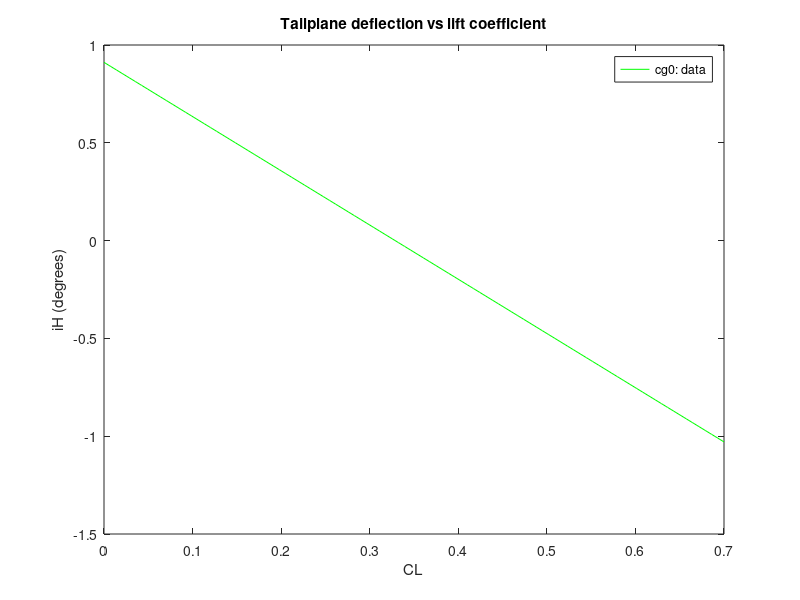

Write MATLAB code to recreate this figure.
%Q4 steady flight sim
x_zero_fuel = 10.14;
x_fuel_tank = 10.06;
rho_0 = 1.225;
s_ref = 73.73;
%cg 0
steady_flight_emptyANDpayload = (13434.8 + 1081.8) * 0.45359237;
steady_flight_cg0_fuel = [3376.50000000000	3371.10000000000	3364.40000000000	3330.80000000000 4042	4026	4005	3984]* 0.45359237;
steady_flight_cg0_weight = (steady_flight_emptyANDpayload  + steady_flight_cg0_fuel).* 9.81;
steady_flight_cg0_xCG =( (steady_flight_emptyANDpayload).*x_zero_fuel + steady_flight_cg0_fuel .*x_fuel_tank )./ (steady_flight_cg0_fuel + steady_flight_emptyANDpayload);

steady_flight_cg0_Vi = [181	156	105	315 220   180   160   140]./ 1.943844;
steady_flight_cg0_CL = (2.*steady_flight_cg0_weight)./(rho_0.*s_ref .* (steady_flight_cg0_Vi).^2);

steady_flight_cg0_iH = [0.3500   -0.1100   -1.4200    1.1400 0.6300    0.2300   -0.0300   -0.3000];
%cg -6
steady_flight_cgneg6_fuel = [4114.80000000000	4143	4132.10000000000	4126.10000000000 3930.10000000000	3916.80000000000	3904.40000000000	3890.40000000000]* 0.45359237;
steady_flight_cgneg6_weight = (steady_flight_emptyANDpayload  + steady_flight_cgneg6_fuel).* 9.81;
steady_flight_cgneg6_xCG =( (steady_flight_emptyANDpayload).*x_zero_fuel + steady_flight_cgneg6_fuel .*x_fuel_tank )./ (steady_flight_cgneg6_fuel + steady_flight_emptyANDpayload);

steady_flight_cgneg6_Vi = [112   165   140   131 220   180   160   140]./ 1.943844;
steady_flight_cgneg6_CL = (2.*steady_flight_cgneg6_weight)./(rho_0.*s_ref .* (steady_flight_cgneg6_Vi).^2);

steady_flight_cgneg6_iH = [-1.7000   -0.3000   -0.7500   -0.9900 0.5200   -0.0100   -0.2600   -0.6300];
%cg6
steady_flight_cg6_fuel = [3586.10000000000	3580.40000000000	3575.30000000000	3561.20000000000	3705	3982.50000000000	3903.70000000000	3860	3830.60000000000]* 0.45359237;
steady_flight_cg6_weight = (steady_flight_emptyANDpayload  + steady_flight_cg6_fuel).* 9.81;
steady_flight_cg6_xCG =( (steady_flight_emptyANDpayload).*x_zero_fuel + steady_flight_cg6_fuel .*x_fuel_tank )./ (steady_flight_cg6_fuel + steady_flight_emptyANDpayload);
steady_flight_cg6_Vi = [180   130   161   234   182   218   180   160   140]./ 1.943844;
steady_flight_cg6_CL = (2.*steady_flight_cg6_weight)./(rho_0.*s_ref .* (steady_flight_cg6_Vi).^2);
steady_flight_cg6_iH = [0.5100   -0.3800    0.2100    0.8400    2.4500    0.7300    0.3800    0.1800         0];

new_cg6_cl = [0.3006    0.3446    0.3994    0.4684    0.2738    0.2510    0.2157    0.1996];
new_cg6_ih = [-0.1400    0.0400   -0.3900   -0.1800    0.0900    0.2000    0.2100    0.6600];

new_cg0_ih =[0.750000000000000	0.430000000000000	0.410000000000000	0.230000000000000	0.0800000000000000	-0.0300000000000000	-0.150000000000000	-0.350000000000000	-0.230000000000000	-0.630000000000000	-0.660000000000000	-0.920000000000000];
new_cg0_cl = [0.0922661770000000	0.154521130000000	0.170220866000000	0.188413402000000	0.209672358000000	0.234958282000000	0.265171705000000	0.301531080000000	0.311225650000000	0.357173672000000	0.420507351000000	0.485811783000000];

new_cgneg6_ih = [-0.2500   -0.2100   -0.9200   -1.1100];
new_cgneg6_cl = [0.2995    0.3436    0.3982    0.4671];


line_best_fit_cg0=polyfit(steady_flight_cg0_CL,steady_flight_cg0_iH,1);
line_best_fit_cgneg6=polyfit(steady_flight_cgneg6_CL,steady_flight_cgneg6_iH,1);
line_best_fit_cg6=polyfit(steady_flight_cg6_CL,steady_flight_cg6_iH,1);

line_best_fit_newcg6=polyfit(new_cg6_cl,new_cg6_ih,1);
line_best_fit_newcg0=polyfit(new_cg0_cl,new_cg0_ih,1);
line_best_fit_newcgneg6=polyfit(new_cgneg6_cl,new_cgneg6_ih,1);



plot(linspace(0,0.7), polyval(line_best_fit_newcg0,linspace(0,0.7)),"r")
plot(linspace(0,0.7), polyval(line_best_fit_newcgneg6,linspace(0,0.7)),"b")
scatter(new_cg6_cl,new_cg6_ih,"g")
plot(linspace(0,0.7), polyval(line_best_fit_newcg6,linspace(0,0.7)),"g")
legend("cg0: data", "cg0: best fit line","cg-6: data", "cg-6: best fit line","cg6: data", "cg6: best fit line")
hold off
title("Tailplane deflection vs lift coefficient")
xlabel("CL")
ylabel("iH (degrees)")